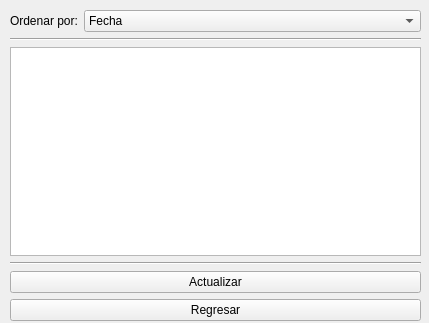
<?xml version="1.0" encoding="UTF-8"?>
<ui version="4.0">
 <class>VerVentas</class>
 <widget class="QWidget" name="VerVentas">
  <property name="geometry">
   <rect>
    <x>0</x>
    <y>0</y>
    <width>429</width>
    <height>323</height>
   </rect>
  </property>
  <property name="windowTitle">
   <string>Form</string>
  </property>
  <widget class="QWidget" name="verticalLayoutWidget">
   <property name="geometry">
    <rect>
     <x>10</x>
     <y>10</y>
     <width>411</width>
     <height>311</height>
    </rect>
   </property>
   <layout class="QVBoxLayout" name="verticalLayout">
    <item>
     <layout class="QFormLayout" name="formLayout_3">
      <item row="0" column="0">
       <widget class="QLabel" name="lborderpor">
        <property name="text">
         <string>Ordenar por:</string>
        </property>
       </widget>
      </item>
      <item row="0" column="1">
       <widget class="QComboBox" name="cmbFecha">
        <item>
         <property name="text">
          <string>Fecha</string>
         </property>
        </item>
        <item>
         <property name="text">
          <string>Cliente</string>
         </property>
        </item>
       </widget>
      </item>
     </layout>
    </item>
    <item>
     <widget class="Line" name="line">
      <property name="orientation">
       <enum>Qt::Horizontal</enum>
      </property>
     </widget>
    </item>
    <item>
     <widget class="QTableView" name="tableVentas"/>
    </item>
    <item>
     <widget class="Line" name="line_2">
      <property name="orientation">
       <enum>Qt::Horizontal</enum>
      </property>
     </widget>
    </item>
    <item>
     <widget class="QPushButton" name="btnActualizar">
      <property name="text">
       <string>Actualizar</string>
      </property>
     </widget>
    </item>
    <item>
     <widget class="QPushButton" name="btnRegresar">
      <property name="text">
       <string>Regresar</string>
      </property>
     </widget>
    </item>
   </layout>
  </widget>
 </widget>
 <resources/>
 <connections/>
</ui>
